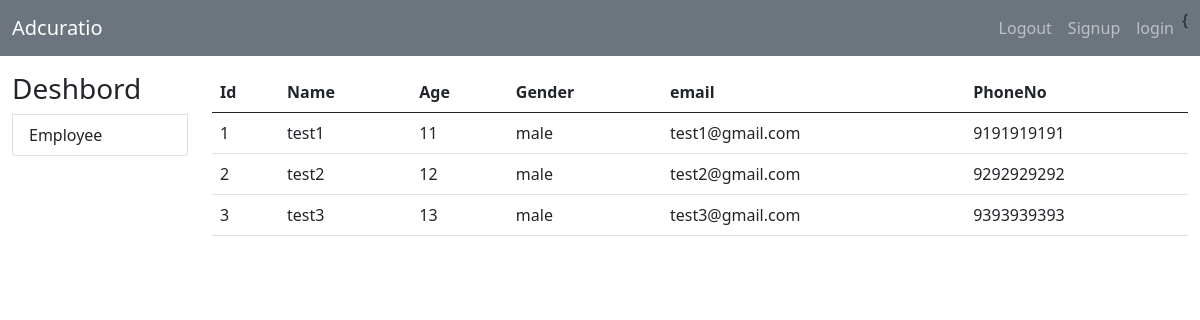
The page / on the database its author committed.
### ad/models.py (models this page shows, shortened)
class Employee(models.Model):
    name = models.CharField(max_length=50)
    age =  models.IntegerField()
    gender = models.CharField(max_length=50)
    email = models.EmailField()
    phoneNo = models.IntegerField()
    @staticmethod
    def get_all_products():
        return Employee.objects.all()

### ad/views.py (the view)
# urls.py: path('',views.index,name='home'),
def index(request):
    emp=Employee.get_all_products
    return render(request,'rr.html',{'emp':emp})

### ad/templates/rr.html
{% extends 'base.html' %}
{% block content %}
    <div class="container-fluid mt-3">
        <div class="row ">
            <div class="col-lg-2 mx-auto">
                <div class="list-group">
                    <h3 class="" >Deshbord</h3>
                    <a href="/" class="list-group-item  list-goup-item-action" >Employee</a>
                </div>
            </div>
           <div id="products" class="col-lg-10 mx-auto">
               <table class="table">
  <thead class="thead-dark">
    <tr>
      <th scope="col">Id</th>
      <th scope="col">Name</th>
      <th scope="col">Age</th>
      <th scope="col">Gender</th>
        <th scope="col">email</th>
        <th scope="col">PhoneNo</th>
    </tr>
  </thead>
  <tbody>
  {% for empl in emp %}
    <tr>
      <td>{{empl.id}}</td>
      <td>{{empl.name}}</td>
      <td>{{empl.age}}</td>
      <td>{{empl.gender}}</td>
        <td>{{empl.email}}</td>
        <td>{{empl.phoneNo}}</td>
    </tr>
  {% endfor %}
  </tbody>
</table>
           </div>
        </div>
  </div>
{% endblock %}

### ad/templates/base.html (shortened to what this page needs)
<!doctype html>
<html lang="en">
  <head>
    <link href="https://cdn.jsdelivr.net/npm/bootstrap@5.0.0-beta2/dist/css/bootstrap.min.css" rel="stylesheet">
  </head>
  <body>
  <nav class="navbar navbar-expand-lg navbar-dark bg-secondary">
  <div class="container-fluid ">
    <a class="navbar-brand" href="/">Adcuratio</a>
    <div class="collapse navbar-collapse" id="navbarSupportedContent">
        <ul class="navbar-nav ">
            <li class="nav-item">
          <a class="nav-link " aria-current="page" href="/logout">Logout</a>
        </li>
        <li class="nav-item">
          <a class="nav-link " aria-current="page" href="/signup">Signup</a>
        </li>
            <li class="nav-item">
          <a class="nav-link " aria-current="page" href="/login">login</a>
        </li>
            {
      </ul>
    </div>
  </div>
</nav>
{% block content%}{% endblock %}
  </body>
</html>

### ad/templates/base.html (style rules this page uses)
.navbar-nav { margin-left: auto; }

### rows shown on the page
Employee: id "1", name "test1", age "11", gender "male", email "test1@gmail.com", phoneNo "9191919191"
Employee: id "2", name "test2", age "12", gender "male", email "test2@gmail.com", phoneNo "9292929292"
Employee: id "3", name "test3", age "13", gender "male", email "test3@gmail.com", phoneNo "9393939393"
